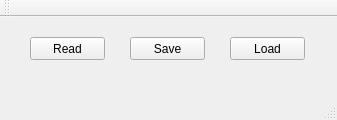
<?xml version="1.0" encoding="UTF-8"?>
<ui version="4.0">
 <class>MainWindow</class>
 <widget class="QMainWindow" name="MainWindow">
  <property name="geometry">
   <rect>
    <x>0</x>
    <y>0</y>
    <width>337</width>
    <height>120</height>
   </rect>
  </property>
  <property name="windowTitle">
   <string>MainWindow</string>
  </property>
  <widget class="QWidget" name="centralWidget">
   <widget class="QPushButton" name="btn_read">
    <property name="geometry">
     <rect>
      <x>30</x>
      <y>20</y>
      <width>75</width>
      <height>23</height>
     </rect>
    </property>
    <property name="text">
     <string>Read</string>
    </property>
   </widget>
   <widget class="QPushButton" name="btn_save">
    <property name="geometry">
     <rect>
      <x>130</x>
      <y>20</y>
      <width>75</width>
      <height>23</height>
     </rect>
    </property>
    <property name="text">
     <string>Save</string>
    </property>
   </widget>
   <widget class="QPushButton" name="btn_load">
    <property name="geometry">
     <rect>
      <x>230</x>
      <y>20</y>
      <width>75</width>
      <height>23</height>
     </rect>
    </property>
    <property name="text">
     <string>Load</string>
    </property>
   </widget>
  </widget>
  <widget class="QMenuBar" name="menuBar">
   <property name="geometry">
    <rect>
     <x>0</x>
     <y>0</y>
     <width>337</width>
     <height>21</height>
    </rect>
   </property>
  </widget>
  <widget class="QToolBar" name="mainToolBar">
   <attribute name="toolBarArea">
    <enum>TopToolBarArea</enum>
   </attribute>
   <attribute name="toolBarBreak">
    <bool>false</bool>
   </attribute>
  </widget>
  <widget class="QStatusBar" name="statusBar"/>
 </widget>
 <layoutdefault spacing="6" margin="11"/>
 <resources/>
 <connections/>
</ui>
